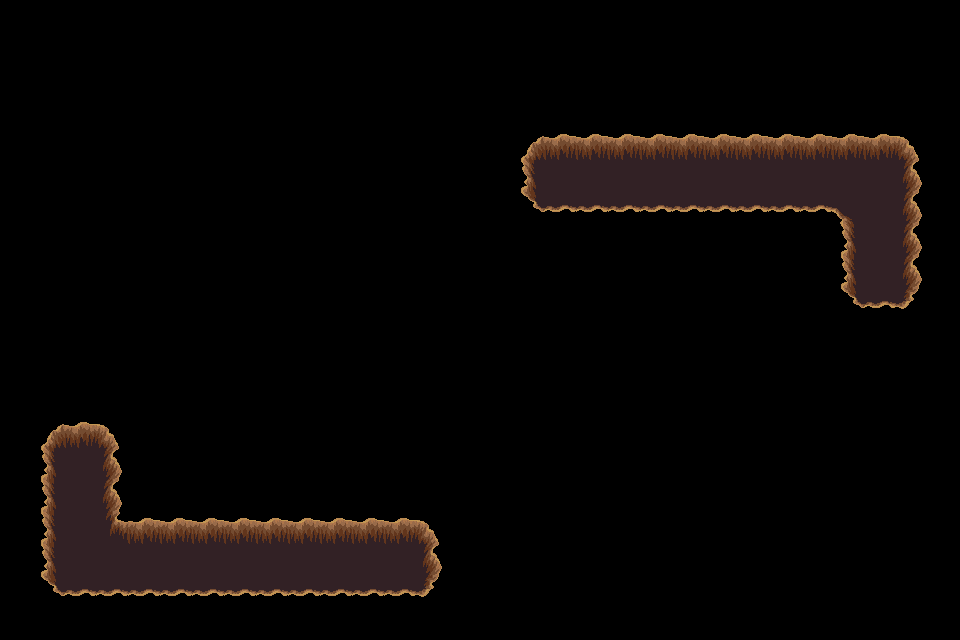

Below is a game level as drawn by its tile map, then a one-line description and the .tmx file that defines it, in full:
An orthogonal 30x20 tile map with 32x32 px tiles, 1 tile layer (trou), 2 tilesets.

<map version="1.4" tiledversion="1.4.3" orientation="orthogonal" renderorder="right-down" width="30" height="20" tilewidth="32" tileheight="32" infinite="0" nextlayerid="9" nextobjectid="1">
 <tileset firstgid="1" source="../../dungeon_green.tsx" />
 <tileset firstgid="530" source="../../dungeon.tsx" />
 <layer id="8" name="trou" width="30" height="20">
  <data encoding="csv">
0,0,0,0,0,0,0,0,0,0,0,0,0,0,0,0,0,0,0,0,0,0,0,0,0,0,0,0,0,0,
0,0,0,0,0,0,0,0,0,0,0,0,0,0,0,0,0,0,0,0,0,0,0,0,0,0,0,0,0,0,
0,0,0,0,0,0,0,0,0,0,0,0,0,0,0,0,0,0,0,0,0,0,0,0,0,0,0,0,0,0,
0,0,0,0,0,0,0,0,0,0,0,0,0,0,0,0,0,0,0,0,0,0,0,0,0,0,0,0,0,0,
0,0,0,0,0,0,0,0,0,0,0,0,0,0,0,0,432,433,433,433,433,433,433,433,433,433,433,433,434,0,
0,0,0,0,0,0,0,0,0,0,0,0,0,0,0,0,455,456,456,456,456,456,456,456,456,456,456,456,457,0,
0,0,0,0,0,0,0,0,0,0,0,0,0,0,0,0,478,479,479,479,479,479,479,479,479,479,388,456,457,0,
0,0,0,0,0,0,0,0,0,0,0,0,0,0,0,0,0,0,0,0,0,0,0,0,0,0,455,456,457,0,
0,0,0,0,0,0,0,0,0,0,0,0,0,0,0,0,0,0,0,0,0,0,0,0,0,0,455,456,457,0,
0,0,0,0,0,0,0,0,0,0,0,0,0,0,0,0,0,0,0,0,0,0,0,0,0,0,478,479,480,0,
0,0,0,0,0,0,0,0,0,0,0,0,0,0,0,0,0,0,0,0,0,0,0,0,0,0,0,0,0,0,
0,0,0,0,0,0,0,0,0,0,0,0,0,0,0,0,0,0,0,0,0,0,0,0,0,0,0,0,0,0,
0,0,0,0,0,0,0,0,0,0,0,0,0,0,0,0,0,0,0,0,0,0,0,0,0,0,0,0,0,0,
0,432,433,434,0,0,0,0,0,0,0,0,0,0,0,0,0,0,0,0,0,0,0,0,0,0,0,0,0,0,
0,455,456,457,0,0,0,0,0,0,0,0,0,0,0,0,0,0,0,0,0,0,0,0,0,0,0,0,0,0,
0,455,456,457,0,0,0,0,0,0,0,0,0,0,0,0,0,0,0,0,0,0,0,0,0,0,0,0,0,0,
0,455,456,410,433,433,433,433,433,433,433,433,433,434,0,0,0,0,0,0,0,0,0,0,0,0,0,0,0,0,
0,455,456,456,456,456,456,456,456,456,456,456,456,457,0,0,0,0,0,0,0,0,0,0,0,0,0,0,0,0,
0,478,479,479,479,479,479,479,479,479,479,479,479,480,0,0,0,0,0,0,0,0,0,0,0,0,0,0,0,0,
0,0,0,0,0,0,0,0,0,0,0,0,0,0,0,0,0,0,0,0,0,0,0,0,0,0,0,0,0,0
</data>
 </layer>
</map>
